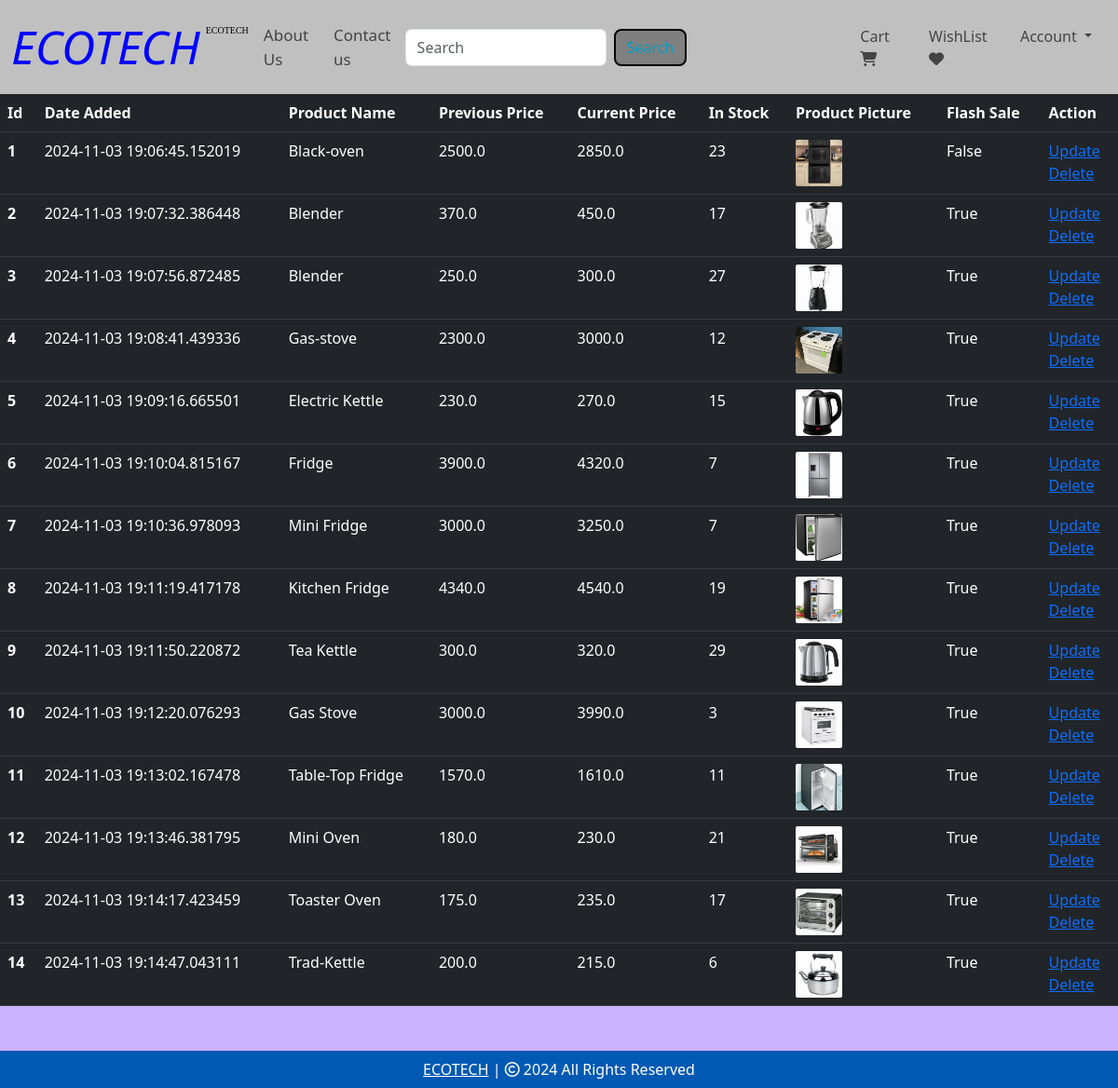
/shop-items (signed in), run on an earlier commit of the app's database.
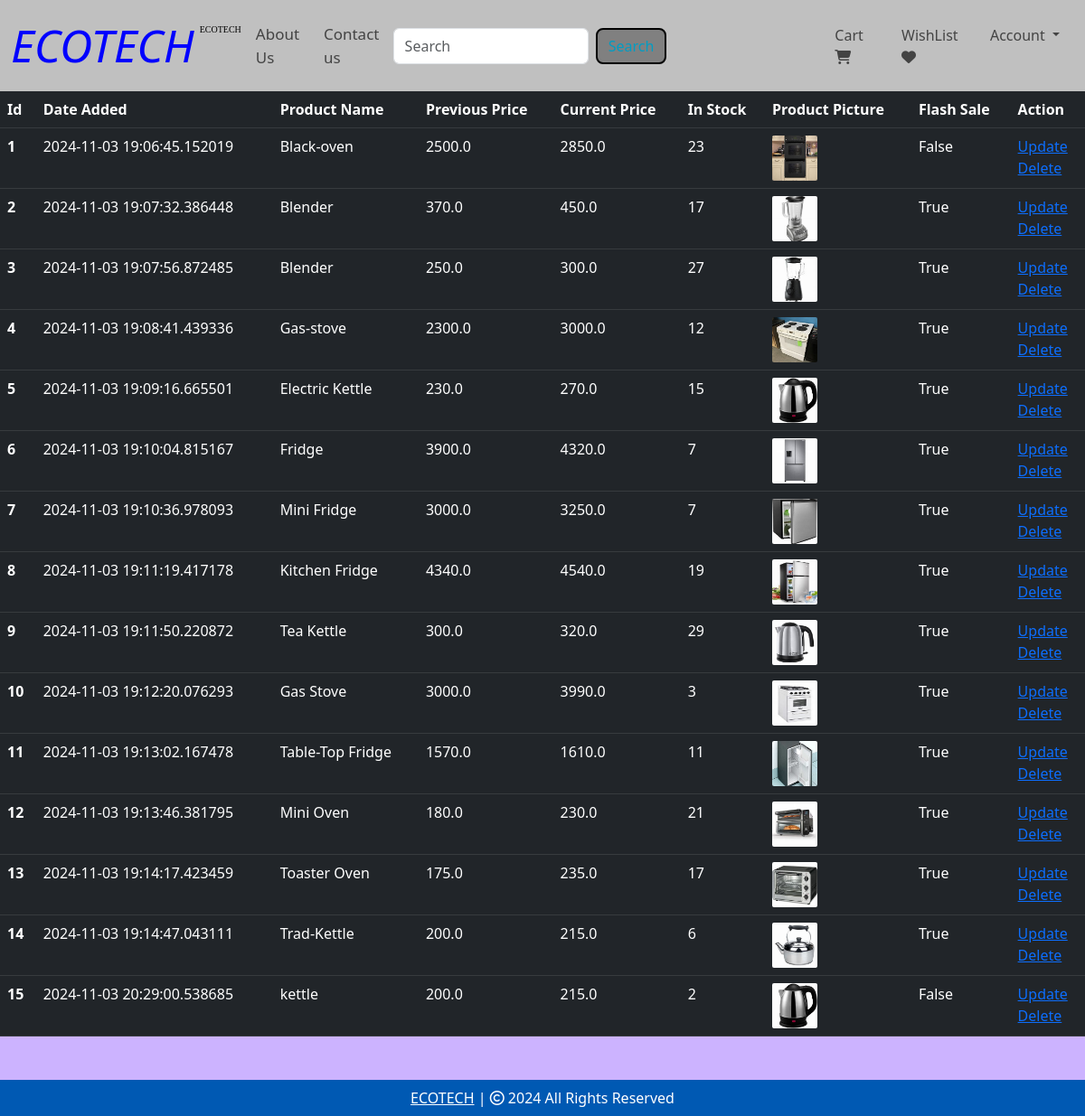
And on a later commit of the database.
### source/models.py (models this page shows, shortened)
class Product(db.Model):
    id = db.Column(db.Integer, primary_key=True)
    product_name = db.Column(db.String(100), nullable=False)
    current_price = db.Column(db.Float, nullable=False)
    previous_price = db.Column(db.Float, nullable=False)
    in_stock = db.Column(db.Integer, nullable=False)
    product_picture = db.Column(db.String(1000), nullable=False)
    flash_sale = db.Column(db.Boolean, default=False)
    date_added = db.Column(db.DateTime, default=datetime.utcnow)
    carts = db.relationship('Cart', backref=db.backref('product', lazy=True))
    orders = db.relationship('Order', backref=db.backref('product', lazy=True))

### source/admin.py (the view)
@admin.route('/shop-items', methods=['GET', 'POST'])
@login_required
def shop_items():
    if current_user.id == 1:
        items = Product.query.order_by(Product.date_added).all()
        return render_template('shop_items.html', items=items)
    return render_template('404.html')

### source/templates/shop_items.html (shortened to what this page needs)
{% extends 'base.html' %}
{% block body %}
{% if items | length < 1 %}
<h3 style="color: white;">No Shop Items </h3>
{% else %}
<table class="table table-dark table-hover">
    <thead>
        <tr>
            <th scope="col">Id</th>
            <th scope="col">Date Added</th>
            <th scope="col">Product Name</th>
            <th scope="col">Previous Price</th>
            <th scope="col">Current Price</th>
            <th scope="col">In Stock</th>
            <th scope="col">Product Picture</th>
            <th scope="col">Flash Sale</th>
            <th scope="col">Action</th>
        </tr>
    </thead>
    <tbody>
        {% for item in items %}
        <tr>
            <th scope="row">{{ item.id }}</th>
            <td>{{ item.date_added }}</td>
            <td>{{ item.product_name }}</td>
            <td>{{ item.previous_price }}</td>
            <td>{{ item.current_price }}</td>
            <td>{{ item.in_stock }}</td>
            <td><img src="{{ item.product_picture }}" alt="" style="height: 50px; width: 50px; border-radius: 2px;"></td>
            <td>{{ item.flash_sale }}</td>
            <td>
                <a href="/update-item/{{ item.id }}">Update</a>
                <br>
                <a href="/delete-item/{{ item.id }}">Delete</a>
            </td>
        </tr>
        {% endfor %}
    </tbody>
</table>
{% endif %}
{% endblock %}

### source/templates/base.html (shortened to what this page needs)
<!DOCTYPE html>
<html lang="en">
<head>
    <link rel="stylesheet" href="https://cdnjs.cloudflare.com/ajax/libs/bootstrap-icons/1.10.5/font/bootstrap-icons.min.css" />
    <link rel="stylesheet" href="{{ url_for('static', filename='css/all.min.css') }}">
    <link rel="stylesheet" href="{{ url_for('static', filename='css/bootstrap.min.css') }}">
    <link rel="stylesheet" href="{{ url_for('static', filename='css/style.css') }}">
</head>
<body style="background-color: #CCB3FF;">
    <nav class="navbar navbar-expand-lg" style="background-color: #C0C0C0;">
      <div class="container-fluid">
        <a class="navbar-brand" href="#" style="color: blue; font-size: 50px; margin-right: -2px;">
          <i class="">ECOTECH</i>
        </a>
        <div class="collapse navbar-collapse" id="navbarSupportedContent">
          <ul class="navbar-nav me-auto mb-2 mb-lg-0">
            <li class="nav-item">
		    <a class="nav-link active" aria-current="page" href="/" style="font-family: cursive; font-size: 10px;">ECOTECH</a>
            </li>
            <li class="nav-item">
              <a class="nav-link text-grey" href="#" style="font-size: 17px;">About Us</a>
            </li>
            <li class="nav-item">
              <a class="nav-link text-grey" href="#" style="font-size: 17px;">Contact us</a>
            </li>
          </ul>
          <form class="d-flex" role="search" action="/search" style="margin-right: 170px;" method="POST">
            <input class="form-control me-2" name="search" type="search" placeholder="Search" aria-label="Search">
            <button class="btn" type="submit" style="color: rgb(0, 157, 196);">Search</button>
          </form>
        </div>
        <ul class="navbar-nav me-auto mb-2 mb-lg-0">
          <li class="nav-item mx-2" id="items">
            {% if cart | length < 1 %}
            <a class="nav-link text-grey" href="/cart"> Cart
              <i class="fa-solid fa-cart-shopping"></i>
            </a>
            {% else %}
            <a class="nav-link text-grey" href="/cart"><span class="badge bg-success"></span> Cart
              <i class="bi bi-{{ cart | length }}-square-fill"></i>
            </a>
            {% endif %}
          </li>
          <li class="nav-item mx-2" id="items">
            <a class="nav-link text-grey" href="#"> WishList
              <i class="fa-solid fa-heart"></i>
            </a>
          </li>
          <li class="nav-item dropdown mx-2">
            <a class="nav-link dropdown-toggle text-grey" href="#" role="button", id="profileDropdown"
            data-bs-toggle="dropdown" aria-hidden="false">
              Account
            </a>
          </li>
        </ul>
      </div>
    </nav>
    {% block body %}
    {% endblock %}
    <footer class="container-fluid  text-center p-2 mt-5" style="background-color: #0059B3; color: white;">
      <a href="https://github.com/Dani-dzoe" style="color: white;">ECOTECH</a> | <span>
        <i class="fa-sharp fa-regular fa-copyright" style="color: white;"></i></span> 2024 All Rights Reserved
    </footer>
</body>
</body>
</html>

### source/static/css/style.css (style rules this page uses)
.d-flex .btn { background: grey; border: 2px solid black; border-radius: 8px; color: blue; }

What changed in the data, as far as the page shows it:
added Product: id "15", date_added "2024-11-03 20:29:00.538685", product_name "kettle", previous_price "200.0", current_price "215.0", in_stock "2", product_picture (picture), flash_sale "False"
